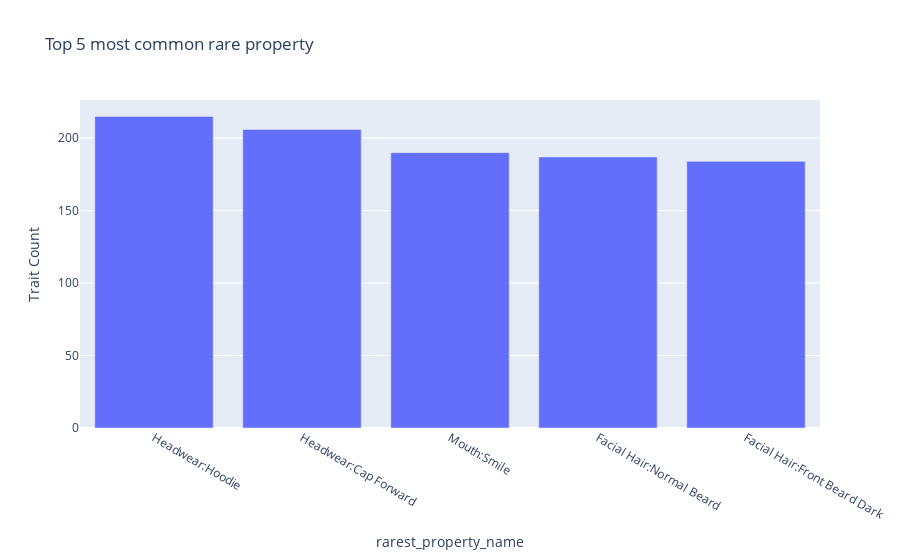

Source (notebook cell):
### Markdown cell above
Tokens that have 2 or 8 trait counts have similar rarity score on average.

### Code cell
fig = px.bar(df_metadata[["rarest_property_name", "Trait Count"]].groupby("rarest_property_name").count().reset_index().sort_values("Trait Count", ascending=False).head(5), 
             x='rarest_property_name', y='Trait Count',
             title="Top 5 most common rare property")
fig.show()

### Figure 1 — Plotly figure (JSON) as saved in the notebook; plotly's stock layout.template omitted (floating-point values rounded to 4 significant figures)
{"data": [{"alignmentgroup": "True", "hovertemplate": "rarest_property_name=%{x}<br>Trait Count=%{y}<extra></extra>", "legendgroup": "", "marker": {"color": "#636efa", "pattern": {"shape": ""}}, "name": "", "offsetgroup": "", "orientation": "v", "showlegend": false, "textposition": "auto", "type": "bar", "x": ["Headwear:Hoodie", "Headwear:Cap Forward", "Mouth:Smile", "Facial Hair:Normal Beard", "Facial Hair:Front Beard Dark"], "xaxis": "x", "y": [215, 206, 190, 187, 184], "yaxis": "y"}], "layout": {"barmode": "relative", "legend": {"tracegroupgap": 0}, "title": {"text": "Top 5 most common rare property"}, "xaxis": {"anchor": "y", "domain": [0, 1], "title": {"text": "rarest_property_name"}}, "yaxis": {"anchor": "x", "domain": [0, 1], "title": {"text": "Trait Count"}}}}
